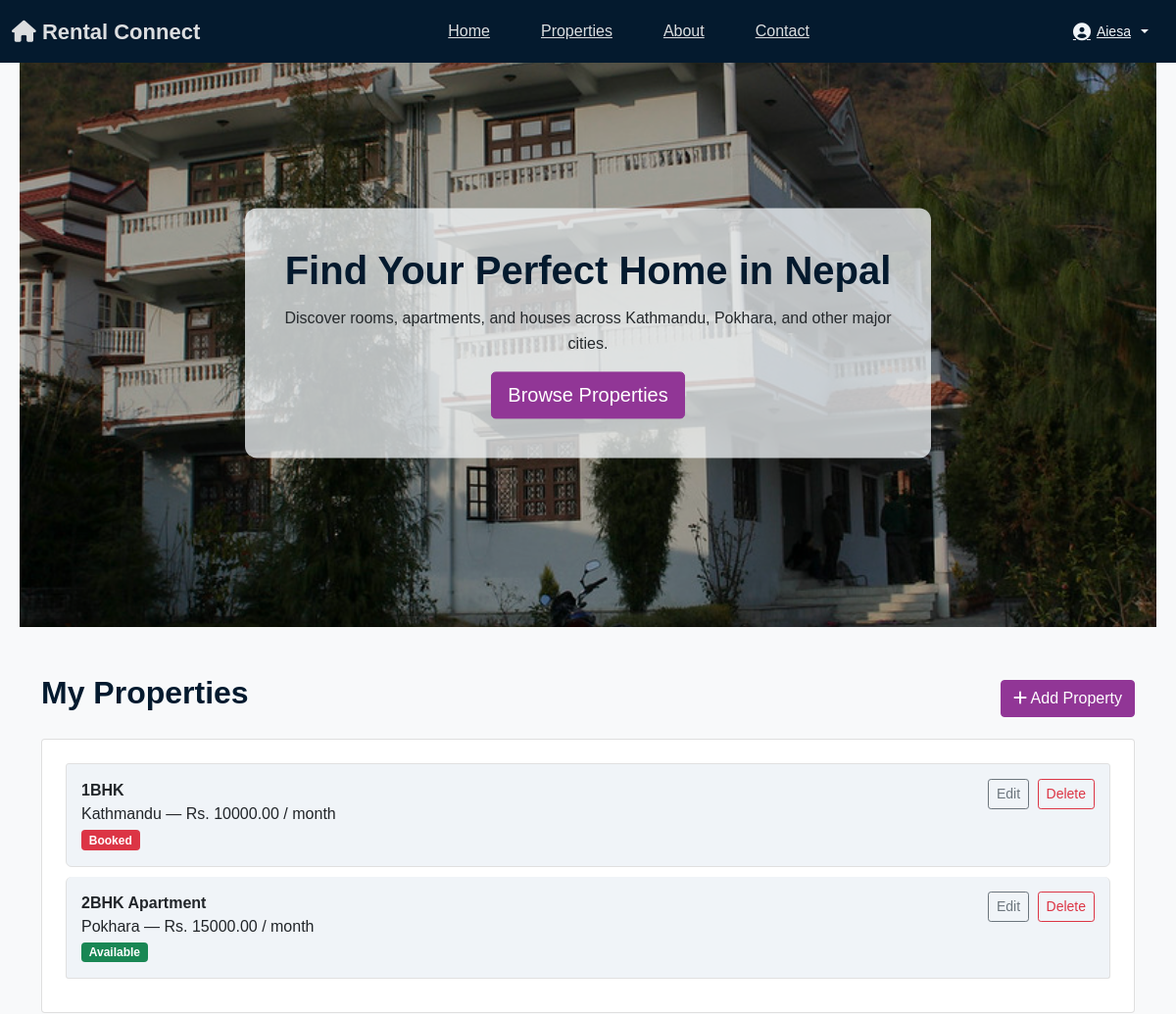
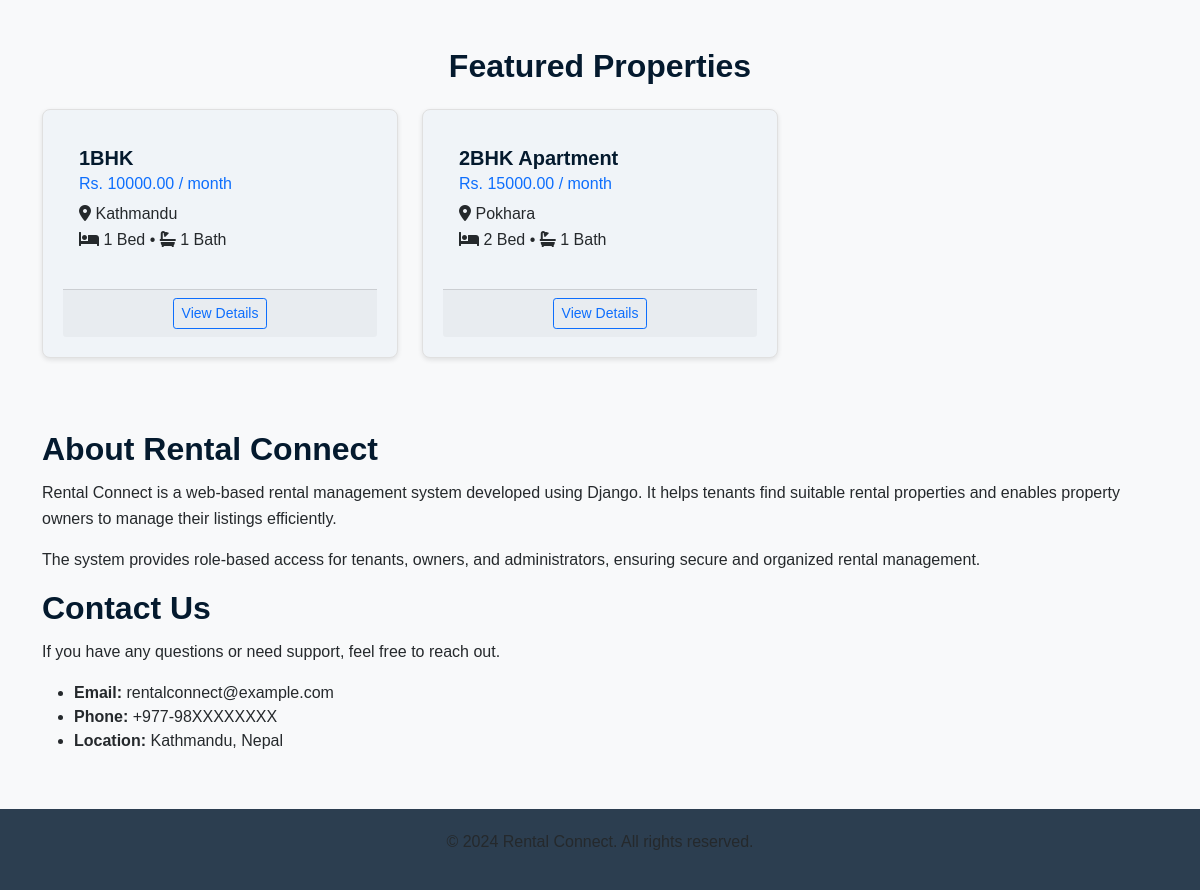
The page / (signed in) on the database its author committed (2 pictures, top to bottom).
### users/models.py (models this page shows, shortened)
class CustomUser(AbstractUser):
    is_tenant = models.BooleanField(default=False)
    is_landlord = models.BooleanField(default=False)

### listings/models.py (models this page shows, shortened)
class Property(models.Model):
    landlord = models.ForeignKey(
        CustomUser,
        on_delete=models.CASCADE,
        related_name='properties'
    )
    title = models.CharField(max_length=100)
    description = models.TextField()
    city = models.CharField(max_length=50)
    rent = models.DecimalField(max_digits=10, decimal_places=2)
    bedrooms = models.PositiveIntegerField()
    bathrooms = models.PositiveIntegerField()
    address = models.TextField()
    image = models.ImageField(
        upload_to='property_images/',
        blank=True,
        null=True
    )
    is_verified = models.BooleanField(default=False)
    created_at = models.DateTimeField(auto_now_add=True)
    class Meta:
        ordering = ['-created_at']

### listings/views.py (the view)
# urls.py: path('', views.home, name='home'),
def home(request):
    bookings = None
    owner_properties = []
    if request.user.is_authenticated and request.user.is_tenant:
        bookings = Booking.objects.filter(
            tenant=request.user
        ).order_by('-created_at')
    if request.user.is_authenticated and request.user.is_landlord:
        owner_properties = Property.objects.filter(
            landlord=request.user
        ).order_by('-created_at')
        for prop in owner_properties:
            prop.is_booked = Booking.objects.filter(
                property=prop,
                status='approved'
            ).exists()
    featured_properties = Property.objects.filter(
        is_verified=True
    ).order_by('-created_at')[:6]
    return render(request, 'listings/home.html', {
        'featured_properties': featured_properties,
        'bookings': bookings,
        'owner_properties': owner_properties,
    })

### templates/listings/home.html (shortened to what this page needs)
{% extends "base.html" %}
{% load static %}
{% block content %}
<section class="hero-section">
    <div class="hero-image-container"></div>
    <div class="hero-overlay"></div>
    <div class="hero-content">
        <h1>Find Your Perfect Home in Nepal</h1>
        <p>
            Discover rooms, apartments, and houses across Kathmandu,
            Pokhara, and other major cities.
        </p>
        <a href="{% url 'property_list' %}" class="btn btn-primary btn-lg">
            Browse Properties
        </a>
    </div>
</section>
{% if user.is_authenticated and user.is_landlord %}
<section class="container my-5">
    <div class="d-flex justify-content-between align-items-center mb-3">
        <h2>My Properties</h2>
        <a href="{% url 'add_property' %}" class="btn btn-primary">
            <i class="fas fa-plus"></i> Add Property
        </a>
    </div>
    <div class="card p-4">
        {% if owner_properties %}
            <ul class="list-group">
                {% for property in owner_properties %}
                    <li class="list-group-item d-flex justify-content-between align-items-start">
                        <div>
                            <strong>{{ property.title }}</strong><br>
                            {{ property.city }} — Rs. {{ property.rent }} / month<br>
                            {% if property.is_booked %}
                                <span class="badge bg-danger mt-1">Booked</span>
                            {% else %}
                                <span class="badge bg-success mt-1">Available</span>
                            {% endif %}
                        </div>
                        <div class="text-end">
                            <a href="{% url 'edit_property' property.id %}"
                               class="btn btn-sm btn-outline-secondary">
                                Edit
                            </a>
                            <a href="{% url 'delete_property' property.id %}"
                               class="btn btn-sm btn-outline-danger ms-1">
                                Delete
                            </a>
                        </div>
                    </li>
                {% endfor %}
            </ul>
        {% else %}
            <p class="text-muted mb-0">
                You have not added any properties yet.
            </p>
        {% endif %}
    </div>
</section>
{% endif %}
<section class="container my-5">
    <h2 class="text-center mb-4">Featured Properties</h2>
    <div class="row">
        {% for property in featured_properties %}
            <div class="col-md-4 mb-4">
                <div class="card property-card h-100">
                    <div class="card-body">
                        <h5 class="card-title">{{ property.title }}</h5>
                        <h6 class="card-subtitle mb-2 text-primary">
                            Rs. {{ property.rent }} / month
                        </h6>
                        <p class="card-text">
                            <i class="fas fa-map-marker-alt"></i>
                            {{ property.city }} <br>
                            <i class="fas fa-bed"></i>
                            {{ property.bedrooms }} Bed •
                            <i class="fas fa-bath"></i>
                            {{ property.bathrooms }} Bath
                        </p>
                    </div>
                    <div class="card-footer text-center">
                        <a href="{% url 'property_detail' property.id %}"
                           class="btn btn-outline-primary btn-sm">
                            View Details
                        </a>
                    </div>
                </div>
            </div>
        {% empty %}
            <div class="col-12">
                <p class="text-center text-muted">
                    No properties available yet.
                </p>
            </div>
        {% endfor %}
    </div>
</section>
<section id="about" class="page-section">
    <div class="container">
        <h2>About Rental Connect</h2>
        <p>
            Rental Connect is a web-based rental management system developed
            using Django. It helps tenants find suitable rental properties
            and enables property owners to manage their listings efficiently.
        </p>
        <p>
            The system provides role-based access for tenants, owners, and
            administrators, ensuring secure and organized rental management.
        </p>
    </div>
</section>
<section id="contact" class="page-section page-section-light">
    <div class="container">
        <h2>Contact Us</h2>
        <p>
            If you have any questions or need support, feel free to reach out.
        </p>
        <ul>
            <li><strong>Email:</strong> rentalconnect@example.com</li>
            <li><strong>Phone:</strong> +977-98XXXXXXXX</li>
            <li><strong>Location:</strong> Kathmandu, Nepal</li>
        </ul>
    </div>
</section>
{% endblock %}

### templates/base.html (shortened to what this page needs)
<!DOCTYPE html>
<html>
<head>
    {% load static %}
    <link href="https://cdn.jsdelivr.net/npm/bootstrap@5.1.3/dist/css/bootstrap.min.css" rel="stylesheet">
    <link rel="stylesheet" href="https://cdnjs.cloudflare.com/ajax/libs/font-awesome/6.0.0/css/all.min.css">
    <link rel="stylesheet" href="{% static 'css/base.css' %}">
    <link rel="stylesheet" href="{% static 'css/style.css' %}">
</head>
<body>
    <div class="top-bar">
        <div class="container">
            <div class="site-title">
                <i class="fas fa-home"></i> Rental Connect
            </div>
            <div class="menu-links">
                <a href="{% url 'home' %}">Home</a>
                <a href="{% url 'property_list' %}">Properties</a>
                <a href="{% url 'home' %}#about" class="scroll-link">About</a>
                <a href="{% url 'home' %}#contact" class="scroll-link">Contact</a>
            </div>
            <div class="auth-links">
    {% if user.is_authenticated %}
        <div class="dropdown">
            <a href="#" class="profile-link dropdown-toggle"
               id="userDropdown"
               data-bs-toggle="dropdown"
               aria-expanded="false">
                <i class="fas fa-user-circle"></i>
                <span class="profile-name">{{ user.username }}</span>
            </a>
        </div>
    {% else %}
        <a href="{% url 'login' %}" class="login-link">Login</a>
        <a href="{% url 'register' %}" class="btn-signup">Sign Up</a>
    {% endif %}
</div>
        </div>
    </div>
    <div class="main-content">
        <div class="page-content">
            {% block content %}{% endblock %}
        </div>
    </div>
    <div class="bottom-bar">
        <div class="container">
            <p>&copy; 2024 Rental Connect. All rights reserved.</p>
        </div>
    </div>
</body>
</html>

### static/css/base.css (style rules this page uses)
* { margin: 0; padding: 0; box-sizing: border-box; }
html, body { width: 100%; min-height: 100%; overflow-x: hidden; }
body { font-family: Arial, sans-serif; background-color: #f8f9fa; color: #25292c; display: flex; flex-direction: column; }
.top-bar { background: #041a2e; color: #dcdee0; padding: 12px 0; position: fixed; top: 0; left: 0; width: 100%; z-index: 1000; }
.top-bar .container { max-width: 1200px; margin: auto; display: flex; align-items: center; justify-content: space-between; }
.site-title { font-size: 22px; font-weight: bold; }
.menu-links { display: flex; gap: 24px; }
.menu-links a { color: #dcdee0; font-weight: 500; padding: 8px 14px; border-radius: 4px; transition: 0.3s; }
.auth-links { display: flex; align-items: center; gap: 10px; }
.auth-links a { color: #f0f4f8; padding: 8px 16px; border-radius: 6px; transition: 0.3s; font-weight: 500; }
.profile-link { display: flex; align-items: center; gap: 6px; color: #f0f4f8; padding: 8px 14px; border-radius: 6px; transition: all 0.3s ease; }
.profile-link i { font-size: 18px; }
.profile-name { font-size: 14px; font-weight: 500; }
.main-content { flex: 1; padding: 40px 0; }
.page-content { max-width: 1200px; margin: auto; padding: 0 20px; }
.hero-section { position: relative; width: 100%; height: 75vh; overflow: hidden; }
.hero-image-container { position: absolute; inset: 0; background-image: url("../images/house2.jpg"); background-size: cover; background-position: center center; background-repeat: no-repeat; z-index: 1; }
.hero-overlay { position: absolute; inset: 0; background: rgba(0, 0, 0, 0.35); z-index: 2; }
.hero-content { position: relative; z-index: 3; max-width: 700px; margin: 0 auto; top: 50%; transform: translateY(-50%); text-align: center; background: rgba(245, 249, 251, 0.75); padding: 40px 30px; border-radius: 12px; }
.bottom-bar { background: #2c3e50; color: #dcdee0; text-align: center; padding: 20px 0; margin-top: auto; }

### static/css/style.css (style rules this page uses)
h1, h2, h3, h4, h5 { color: #041a2e; font-weight: 600; margin-bottom: 0.75rem; }
p { color: #25292c; line-height: 1.6; margin-bottom: 1rem; }
.property-card { background-color: #f0f4f8; border-radius: 8px; padding: 20px; margin-bottom: 20px; border: 1px solid #e0e0e0; box-shadow: 0 2px 5px rgba(0,0,0,0.1); transition: all 0.3s ease; }
.btn-primary { background-color: #913696; border-color: #913696; }
.list-group-item { background-color: #f0f4f8; border: 1px solid #e0e0e0; border-radius: 6px; margin-bottom: 10px; padding: 15px; }
a { color: #2563eb; }

### rows shown on the page
CustomUser: username "Aiesa"
Property: title "1BHK", city "Kathmandu", rent "10000.00", shows "Booked", bedrooms "1", bathrooms "1"
Property: title "2BHK Apartment", city "Pokhara", rent "15000.00", shows "Available", bedrooms "2", bathrooms "1"
